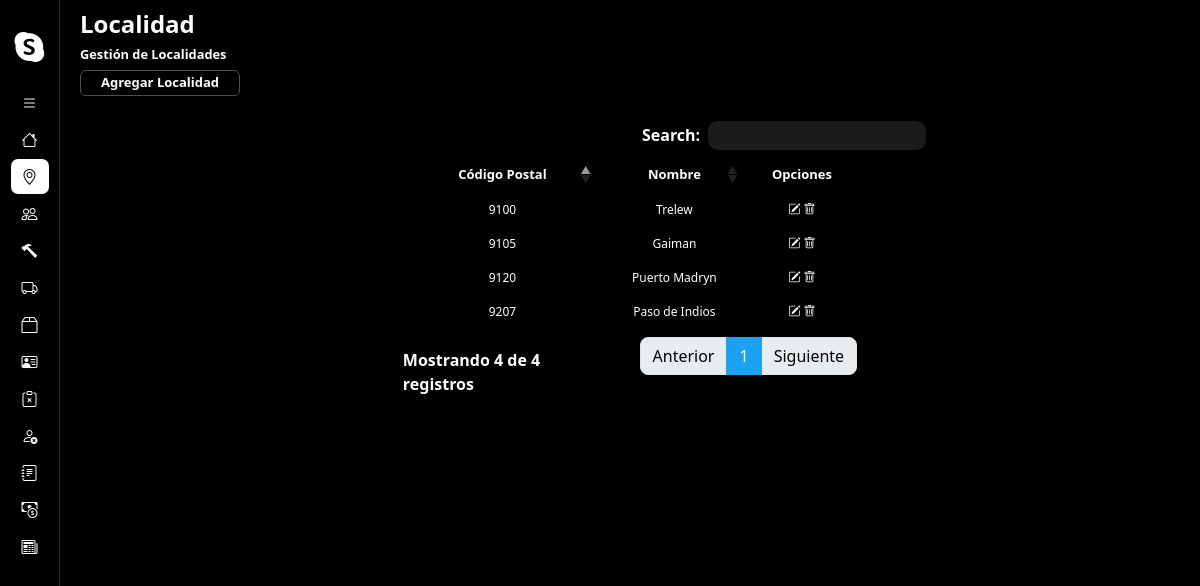
Page /gestionLocalidad/ on the committed database.
### core/models.py (models this page shows, shortened)
class Localidad(models.Model):
    cp = models.CharField(unique=True, max_length=10)
    nombre = models.CharField(max_length=100)

### core/views.py (the view)
# urls.py: path('gestionLocalidad/', gestionLocalidad.as_view(), name = 'gestionLocalidad'),
class gestionLocalidad(ListView):
    model = Localidad
    template_name = 'localidad/gestionLocalidad.html'
    context_object_name = 'localidades'

### core/templates/localidad/gestionLocalidad.html (shortened to what this page needs)
{% extends 'layouts/baseGestion.html' %}
{% load static %}
{% block extracss %}{{block.super}}
<link href="{% static 'css/baseGestion.css' %}" rel="stylesheet" />
{% endblock %}
{% block title %}
    <h1>Localidad</h1>
    <h2>Gestión de Localidades</h2>
    <a href="{% url 'altaLocalidad' %}" class="btn-agregarEntidad">Agregar Localidad</a>
{% endblock %}
{% block listado %}
<table class="table table-striped table-dark">
    <thead>
        <tr>
            <th scope="col">Código Postal</th>
            <th scope="col">Nombre</th>
            <th scope="col">Opciones</th>
        </tr>
    </thead>
    <tbody>
        {% for localidad in localidades %}
            <tr class="fila-tabla">
                <td scope="row">{{ localidad.cp }}</td>
                <td scope="row">{{ localidad.nombre }}</td>
                <td scope="row">
                    <a href="{% url 'modificarLocalidad' localidad.pk %}" class="opcion"><i class="bi bi-pencil-square"></i></a>
                    <button href="#" class="opcion"><i class="bi bi-trash"></i></button>
                </td>
            </tr>
        {% endfor %}
    </tbody>
</table>
{% endblock %}

### static/css/base.css (style rules this page uses)
* { margin: 0; padding: 0; box-sizing: border-box; }
body { background-color: #000; }

### static/css/baseGestion.css (style rules this page uses)
.seccion-cabecera > h1 { font-size: 1.5rem; font-weight: 700; }
.seccion-cabecera > h2 { font-size: 0.8rem; font-weight: 700; }
.table>tbody>tr:nth-child(odd)>td, .table>thead>tr:nth-child(odd)>th { background-color: #000; }
.table>tbody>tr:nth-child(even)>td, .table>tbody>tr:nth-child(even)>th { background-color: #000; }
.table.dataTable thead th { text-align: center; }
.table.dataTable tbody td { text-align: center; }
.table thead { font-size: 13px; }
.table tbody { font-size: 12px; }
.seccion-cabecera > a { color: #FFF; font-size: 13px; border-radius: 6px; text-decoration: none; font-weight: 700; border: 1px solid #505050; padding-inline: 20px; padding-block: 2px; background-color: #000; transition: background-color 0.1s ease-in-out; }
.opcion { background: none; border: none; color: #fff; }

### rows in the picture
Localidad: cp "9100", nombre "Trelew"
Localidad: cp "9120", nombre "Puerto Madryn"
Localidad: cp "9207", nombre "Paso de Indios"
Localidad: cp "9105", nombre "Gaiman"
